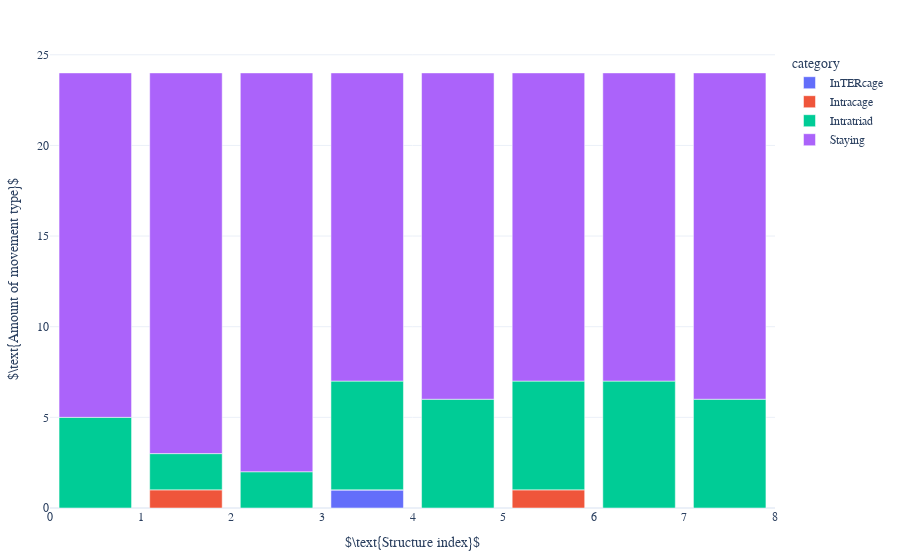

This figure's notebook cell:
### Code cell
movement.plot_movement_category_counted(df_amount_movement, direc_restructure_destination, litype)

### Figure 1 — Plotly figure (JSON) as saved in the notebook; plotly's stock layout.template omitted (floating-point values rounded to 4 significant figures)
{"data": [{"alignmentgroup": "True", "hovertemplate": "category=InTERcage<br>idx_file=%{x}<br>count=%{y}<extra></extra>", "legendgroup": "InTERcage", "marker": {"color": "#636efa", "pattern": {"shape": ""}}, "name": "InTERcage", "offsetgroup": "InTERcage", "orientation": "v", "showlegend": true, "textposition": "auto", "type": "bar", "x": [0.5, 1.5, 2.5, 3.5, 4.5, 5.5, 6.5, 7.5], "xaxis": "x", "y": [0, 0, 0, 1, 0, 0, 0, 0], "yaxis": "y"}, {"alignmentgroup": "True", "hovertemplate": "category=Intracage<br>idx_file=%{x}<br>count=%{y}<extra></extra>", "legendgroup": "Intracage", "marker": {"color": "#EF553B", "pattern": {"shape": ""}}, "name": "Intracage", "offsetgroup": "Intracage", "orientation": "v", "showlegend": true, "textposition": "auto", "type": "bar", "x": [0.5, 1.5, 2.5, 3.5, 4.5, 5.5, 6.5, 7.5], "xaxis": "x", "y": [0, 1, 0, 0, 0, 1, 0, 0], "yaxis": "y"}, {"alignmentgroup": "True", "hovertemplate": "category=Intratriad<br>idx_file=%{x}<br>count=%{y}<extra></extra>", "legendgroup": "Intratriad", "marker": {"color": "#00cc96", "pattern": {"shape": ""}}, "name": "Intratriad", "offsetgroup": "Intratriad", "orientation": "v", "showlegend": true, "textposition": "auto", "type": "bar", "x": [0.5, 1.5, 2.5, 3.5, 4.5, 5.5, 6.5, 7.5], "xaxis": "x", "y": [5, 2, 2, 6, 6, 6, 7, 6], "yaxis": "y"}, {"alignmentgroup": "True", "hovertemplate": "category=Staying<br>idx_file=%{x}<br>count=%{y}<extra></extra>", "legendgroup": "Staying", "marker": {"color": "#ab63fa", "pattern": {"shape": ""}}, "name": "Staying", "offsetgroup": "Staying", "orientation": "v", "showlegend": true, "textposition": "auto", "type": "bar", "x": [0.5, 1.5, 2.5, 3.5, 4.5, 5.5, 6.5, 7.5], "xaxis": "x", "y": [19, 21, 22, 17, 18, 17, 17, 18], "yaxis": "y"}], "layout": {"barmode": "relative", "font": {"family": "serif", "size": 12}, "legend": {"title": {"text": "category"}, "tracegroupgap": 0}, "margin": {"b": 50, "l": 20, "r": 20, "t": 50}, "xaxis": {"anchor": "y", "domain": [0, 1], "title": {"text": "$\\text{Structure index}$"}}, "yaxis": {"anchor": "x", "domain": [0, 1], "title": {"text": "$\\text{Amount of movement type}$"}}}}
